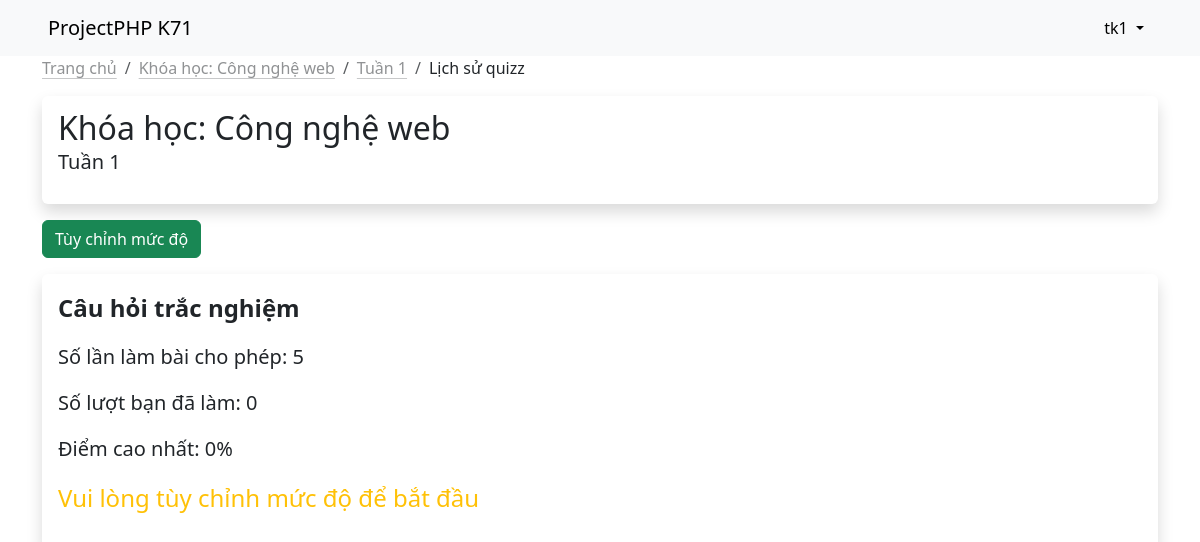
Screenshot of /src/lich_su_quizz.php?course_id=35&lecture_id=169&quizz_id=157 (signed in) with the database file from the repository.
### tables this page shows
CREATE TABLE `courses` (
  `id` int(11) NOT NULL,
  `course_title` varchar(255) NOT NULL,
  `course_desc` varchar(255) DEFAULT NULL
);

CREATE TABLE `lectures` (
  `id` int(11) NOT NULL,
  `course_id` int(11) NOT NULL,
  `lecture_title` varchar(255) NOT NULL,
  `status` tinyint(1) NOT NULL
);

CREATE TABLE `materials` (
  `id` int(11) NOT NULL,
  `lecture_id` int(11) NOT NULL,
  `material_title` varchar(255) DEFAULT NULL,
  `type` varchar(50) DEFAULT NULL,
  `path` varchar(255) DEFAULT NULL,
  `status` tinyint(1) NOT NULL,
  `position` tinyint(4) NOT NULL,
  `time_finish` datetime DEFAULT NULL,
  `count_quizz` int(11) DEFAULT NULL,
  `time_quizz` int(11) DEFAULT NULL,
  `count_questions` int(11) DEFAULT NULL
);

### function.php (called while the page is built, shortened)
<?php
include 'connectdb.php';
function get($table, $condition)
{
	global $conn;
	if (empty($condition)) {
		$query = "SELECT * FROM $table";
	} else {
		$query = "SELECT * FROM `$table` WHERE $condition";
	}
	$result = mysqli_query($conn, $query);
	if ($result->num_rows > 0) {
		return $result->fetch_assoc();
	} else {
		return null;
	}
}
function countt($tableName, $condition)
{
	global $conn;
	if (!empty($condition)) {
		$query = "SELECT * FROM $tableName WHERE $condition";
	} else {
		$query = "SELECT * FROM $tableName";
	}
	$result = mysqli_query($conn, $query);
	return $result->num_rows;
}

### src/lich_su_quizz.php (the view, shortened to what this page needs)
<?php
include 'navbar.php';
$data_course = get('courses', 'id=' . $_GET['course_id'] . '');
$data_lecture = get('lectures', 'id=' . $_GET['lecture_id'] . '');
$count_quizz = countt('history_quizz', "username ='{$_SESSION["username"]}'");
$data_quizz = get('materials', "id={$_GET['quizz_id']}");
if ($data_quizz['count_quizz'] == -1) {
    $luotlam = "không giới hạn";
} elseif ($data_quizz['count_quizz'] == 0) {
    $luotlam = "không được phép";
} else {
    $luotlam = $data_quizz['count_quizz'];
}
?>
<nav aria-label="breadcrumb">
    <ol class="breadcrumb">
        <li class="breadcrumb-item"><a
                class="link-dark link-opacity-50 link-opacity-100-hover link-offset-2 link-underline-opacity-25 link-underline-opacity-100-hover"
                href="khoa_hoc.php">Trang chủ</a></li>
        <li class="breadcrumb-item"><a
                class="link-dark link-opacity-50 link-opacity-100-hover link-offset-2 link-underline-opacity-25 link-underline-opacity-100-hover"
                href="bai_giang.php?course_id=<?= $_GET['course_id'] ?>">Khóa học:
                <?= $data_course['course_title'] ?></a>
        </li>
        <li class="breadcrumb-item"><a
                class="link-dark link-opacity-50 link-opacity-100-hover link-offset-2 link-underline-opacity-25 link-underline-opacity-100-hover"
                href="bai_giang.php?course_id=<?= $_GET['course_id'] ?>"><?= $data_lecture['lecture_title'] ?></a></li>
        <li class="breadcrumb-item text-dark active" aria-current="page">Lịch sử quizz</li>
    </ol>
</nav>
<div class="d-flex align-items-center p-3 my-3 bg-purple rounded shadow">
    <div class="lh-1">
        <h2 class="mb-0 lh-1">Khóa học: <?= $data_course['course_title'] ?></h2>
        <p class="fw-medium fs-5 mt-2"><?= $data_lecture['lecture_title'] ?></p>
    </div>
</div>
<a class="btn btn-success"
    href="muc_do_quizz.php?course_id=<?= $_GET['course_id'] ?>&lecture_id=<?= $_GET['lecture_id'] ?>&quizz_id=<?= $_GET['quizz_id'] ?>">Tùy
    chỉnh mức độ</a>
<div class="align-items-center p-3 my-3 bg-purple rounded shadow">
    <p class="fs-4 fw-bold">Câu hỏi trắc nghiệm</p>
    <p class="fs-5">Số lần làm bài cho phép: <?= $luotlam ?> </p>
    <p class="fs-5">Số lượt bạn đã làm: <?php echo $count_quizz ?></p>
    <?php
    $score_max = 0;
    ?>
    <p class="fs-5 fw-medium">Điểm cao nhất: <?= $score_max ?>% </p>
    <?php
            $check_edit = get('custom_quizz', "username='{$username}'");
            if ($count_quizz >= $data_quizz['count_quizz'] && $data_quizz['count_quizz'] != -1) :
            ?>
    <p> Bạn đã hết lượt làm bài cho phép</p>
    <?php
            elseif ($check_edit != null) : ?>
    <a type="button" class="btn btn-info"
        href="quizz.php?course_id=<?= $_GET['course_id'] ?>&lecture_id=<?= $_GET['lecture_id'] ?>&quizz_id=<?= $_GET['quizz_id'] ?>">Bắt
        đầu</a>
    <?php else : ?>
    <p class="fs-4 text-warning"> Vui lòng tùy chỉnh mức độ để bắt đầu</p>
    <?php
            endif; ?>
</div>

### rows the page displays
courses: course_title "Công nghệ web"
lectures: lecture_title "Tuần 1"
materials: count_quizz "5"

### other values shown
$username "tk1"
$count_quizz "0"
$score_max "0"
